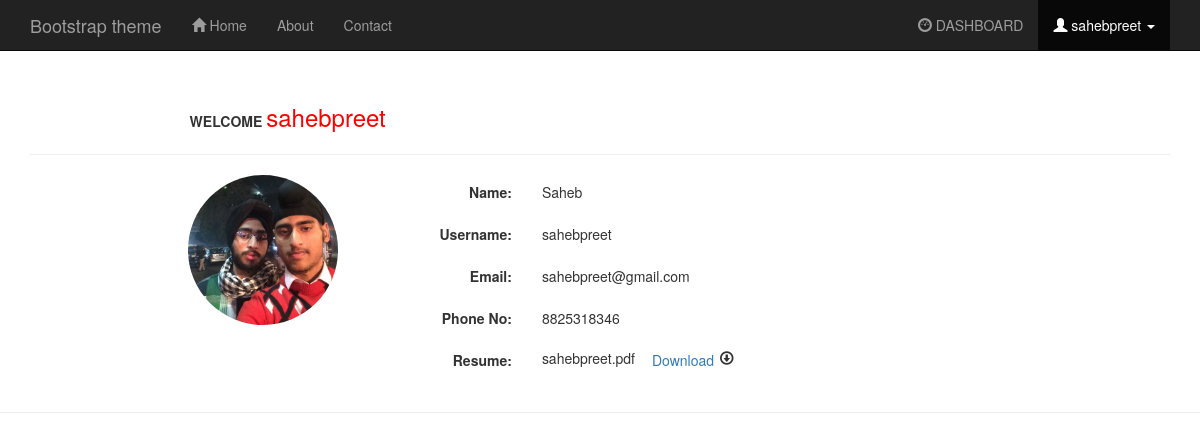
Screenshot of /view_profile.php (signed in) with the database file from the repository.
### tables this page shows
CREATE TABLE IF NOT EXISTS `users` (
  `id` int(10) NOT NULL AUTO_INCREMENT,
  `name` varchar(50) NOT NULL,
  `username` varchar(50) NOT NULL,
  `password` varchar(50) NOT NULL,
  `email` varchar(50) NOT NULL,
  `phone` varchar(10) NOT NULL,
  PRIMARY KEY (`id`)
);

CREATE TABLE IF NOT EXISTS `users_info` (
  `info_id` int(10) NOT NULL AUTO_INCREMENT,
  `username` varchar(20) DEFAULT NULL,
  `profile_pic` varchar(50) DEFAULT NULL,
  `resume` varchar(50) DEFAULT NULL,
  `resname` varchar(20) DEFAULT NULL,
  PRIMARY KEY (`info_id`)
);

### view_profile.php (the view, shortened to what this page needs)
<?php
  $username=$_SESSION['username'];
  if($_SESSION['username']) {
       $username=$_SESSION['username'];
    }
  $query="SELECT * FROM users WHERE username='$username'";
  $run=mysql_query($query);
  $row=mysql_fetch_array($run);
  $name=$row[1];
  $username=$row[2];
  $email=$row[4];
  $phone=$row[5];
  $query="SELECT * FROM users_info WHERE username='$username'";
  $run=mysql_query($query);
  $row=mysql_fetch_array($run);
  $location=$row[2];
  $path=$row[3];
  $resname=$row[4];
?>
<!DOCTYPE html>
<html>
<head>
    <link rel="stylesheet" type="text/css" href="bootstrap/css/bootstrap.min.css" />
    <link rel="stylesheet" type="text/css" href="font-awesome/css/font-awesome.min.css" />
</head>
<body>
<nav class="navbar navbar-inverse navbar-fixed-top">
      <div class="container">
        <div class="navbar-header">
          <a class="navbar-brand" href="#">Bootstrap theme</a>
        </div>
        <div id="navbar" class="navbar-collapse collapse">
          <ul class="nav navbar-nav">
            <li><a href="view_jobs.php"><span class="glyphicon glyphicon-home"></span> Home</a></li>
            <li><a href="#about">About</a></li>
            <li><a href="#contact">Contact</a></li>
          </ul>
	  <ul class="nav navbar-nav pull-right">
    <li><a href="dashboard.php"><span class="glyphicon glyphicon-dashboard"></span> DASHBOARD</a></li>
	    <li class="dropdown active">
              <a href="#" class="dropdown-toggle" data-toggle="dropdown" role="button" aria-expanded="false">
                <span class="glyphicon glyphicon-user"></span> <?php echo $username; ?> <span class="caret"></span>
              </a>
            </li>
	  </ul>
        </div>
      </div>
    </nav>
<div class="container" style="margin-top: 100px;">
    <b style="margin-left: 14%;">WELCOME</b>
    <font color="red" size="5">
      <?php
	  echo $_SESSION['username'];
      ?>
    </font>
  	<hr>
	<div class="row">
      <div class="col-md-3">
        <div class="text-center" style="margin-right: 80%">
          <div class="avatar img-circle" alt="avatar">
	    <?php echo "<img src='$location' class='avatar img-circle' alt='avatar' style='width:150px; height=180px; margin-left: 300%' />";?>
          </div>
        </div>
      </div>
      <div class="col-md-9 personal-info">
        <form class="form-horizontal" role="form" action="view_users.php" method="POST" enctype="multipart/form-data">
          <div class="form-group">
            <label class="col-lg-3 control-label">Name:</label>
            <div class="col-lg-8" style="margin-top: 7px;">
		    <?php echo $name; ?>
            </div>
          </div>
          <div class="form-group">
            <label class="col-md-3 control-label">Username:</label>
            <div class="col-md-8" style="margin-top: 7px;">
		  <?php echo $username; ?>
            </div>
          </div>
          <div class="form-group">
            <label class="col-lg-3 control-label">Email:</label>
            <div class="col-lg-8" style="margin-top: 7px;">
		  <?php echo $email; ?>
            </div>
          </div>
          <div class="form-group">
            <label class="col-lg-3 control-label">Phone No:</label>
            <div class="col-lg-8" style="margin-top: 7px;">
		  <?php echo $phone; ?>
            </div>
          </div>
          <div class="form-group">
            <label class="col-lg-3 control-label">Resume:</label>
            <div class="col-lg-8">
      		  <?php echo $resname; ?>
      		  <div class="btn btn-link" /><a target = '_blank' href="<?php echo $path; ?>">Download</a></div>
      		  <span class="glyphicon glyphicon-download" style="margin-left: -2%; margin-top: 1%;"></span>
            </div>
          </div>
      </div>
  </div>
<hr>
</body>
</html>

### rows the page displays
users: username "sahebpreet", name "Saheb", email "sahebpreet@gmail.com", phone "8825318346"
users_info: profile_pic (picture), resname "sahebpreet.pdf"

### other values shown
$_SESSION['username'] "sahebpreet"
